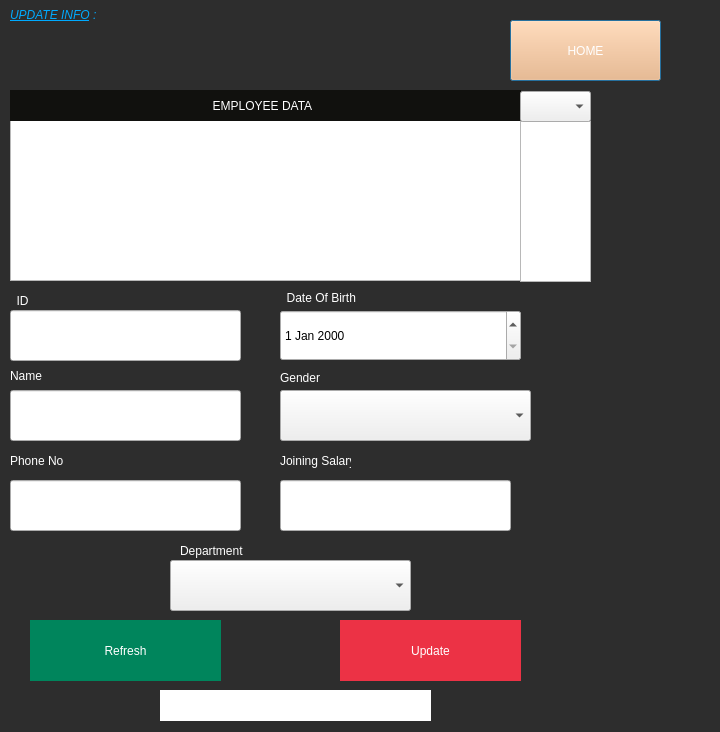
<?xml version="1.0" encoding="UTF-8"?>
<ui version="4.0">
 <class>Update</class>
 <widget class="QDialog" name="Update">
  <property name="geometry">
   <rect>
    <x>0</x>
    <y>0</y>
    <width>720</width>
    <height>732</height>
   </rect>
  </property>
  <property name="minimumSize">
   <size>
    <width>720</width>
    <height>480</height>
   </size>
  </property>
  <property name="windowTitle">
   <string>Dialog</string>
  </property>
  <property name="styleSheet">
   <string notr="true">#Update
{
	background:#2D2D2D;
}

</string>
  </property>
  <widget class="QLabel" name="upconnection">
   <property name="geometry">
    <rect>
     <x>160</x>
     <y>690</y>
     <width>271</width>
     <height>31</height>
    </rect>
   </property>
   <property name="styleSheet">
    <string notr="true">#upconnection
{
	background:white;
	color:black;
	border:none;
	padding-left:6px;
}</string>
   </property>
   <property name="text">
    <string/>
   </property>
  </widget>
  <widget class="QLabel" name="label_10">
   <property name="geometry">
    <rect>
     <x>10</x>
     <y>0</y>
     <width>111</width>
     <height>31</height>
    </rect>
   </property>
   <property name="text">
    <string>&lt;html&gt;&lt;head/&gt;&lt;body&gt;&lt;p&gt;&lt;span style=&quot; font-style:italic; text-decoration: underline; color:#00aaff;&quot;&gt;UPDATE INFO&lt;/span&gt;&lt;span style=&quot; font-style:italic; color:#00aaff;&quot;&gt; : &lt;/span&gt;&lt;/p&gt;&lt;/body&gt;&lt;/html&gt;</string>
   </property>
  </widget>
  <widget class="QPushButton" name="Back">
   <property name="geometry">
    <rect>
     <x>510</x>
     <y>20</y>
     <width>151</width>
     <height>61</height>
    </rect>
   </property>
   <property name="styleSheet">
    <string notr="true">color:white;
background-color: rgb(255, 176, 107);</string>
   </property>
   <property name="text">
    <string>HOME</string>
   </property>
  </widget>
  <widget class="QPushButton" name="UpButton">
   <property name="geometry">
    <rect>
     <x>340</x>
     <y>620</y>
     <width>181</width>
     <height>61</height>
    </rect>
   </property>
   <property name="styleSheet">
    <string notr="true">#UpButton
{
	background:#EC3245;
	border:none;
	color:white;
}

#UpButton:hover
{
	background:#2d2d2d;
	border:2px solid #EC3245;
	color:#EC3245;
}</string>
   </property>
   <property name="text">
    <string>Update</string>
   </property>
  </widget>
  <widget class="QTableView" name="UptableView">
   <property name="geometry">
    <rect>
     <x>10</x>
     <y>120</y>
     <width>511</width>
     <height>161</height>
    </rect>
   </property>
  </widget>
  <widget class="QLineEdit" name="UpName">
   <property name="geometry">
    <rect>
     <x>10</x>
     <y>390</y>
     <width>231</width>
     <height>51</height>
    </rect>
   </property>
  </widget>
  <widget class="QLineEdit" name="Upid">
   <property name="geometry">
    <rect>
     <x>10</x>
     <y>310</y>
     <width>231</width>
     <height>51</height>
    </rect>
   </property>
  </widget>
  <widget class="QComboBox" name="Updep">
   <property name="geometry">
    <rect>
     <x>170</x>
     <y>560</y>
     <width>241</width>
     <height>51</height>
    </rect>
   </property>
  </widget>
  <widget class="QLineEdit" name="UpPhone">
   <property name="geometry">
    <rect>
     <x>10</x>
     <y>480</y>
     <width>231</width>
     <height>51</height>
    </rect>
   </property>
  </widget>
  <widget class="QComboBox" name="Upgen">
   <property name="geometry">
    <rect>
     <x>280</x>
     <y>390</y>
     <width>251</width>
     <height>51</height>
    </rect>
   </property>
  </widget>
  <widget class="QDateEdit" name="dateEdit">
   <property name="geometry">
    <rect>
     <x>280</x>
     <y>310</y>
     <width>241</width>
     <height>51</height>
    </rect>
   </property>
  </widget>
  <widget class="QLineEdit" name="UpSalary">
   <property name="geometry">
    <rect>
     <x>280</x>
     <y>480</y>
     <width>231</width>
     <height>51</height>
    </rect>
   </property>
  </widget>
  <widget class="QLabel" name="label">
   <property name="geometry">
    <rect>
     <x>10</x>
     <y>90</y>
     <width>511</width>
     <height>31</height>
    </rect>
   </property>
   <property name="styleSheet">
    <string notr="true">#label
{
	color:white;
	background:#11110E;
padding-left:10px;
}</string>
   </property>
   <property name="text">
    <string>                                                         EMPLOYEE DATA</string>
   </property>
  </widget>
  <widget class="QLabel" name="label_2">
   <property name="geometry">
    <rect>
     <x>10</x>
     <y>360</y>
     <width>71</width>
     <height>31</height>
    </rect>
   </property>
   <property name="styleSheet">
    <string notr="true">#label_2
{
	color:white;
}</string>
   </property>
   <property name="text">
    <string>Name</string>
   </property>
  </widget>
  <widget class="QLabel" name="label_3">
   <property name="geometry">
    <rect>
     <x>10</x>
     <y>290</y>
     <width>51</width>
     <height>21</height>
    </rect>
   </property>
   <property name="styleSheet">
    <string notr="true">#label_3
{
	color:white;
}</string>
   </property>
   <property name="text">
    <string>  ID</string>
   </property>
  </widget>
  <widget class="QLabel" name="label_4">
   <property name="geometry">
    <rect>
     <x>180</x>
     <y>540</y>
     <width>71</width>
     <height>21</height>
    </rect>
   </property>
   <property name="styleSheet">
    <string notr="true">#label_4
{
	color:white;
}</string>
   </property>
   <property name="text">
    <string>Department</string>
   </property>
  </widget>
  <widget class="QLabel" name="label_5">
   <property name="geometry">
    <rect>
     <x>10</x>
     <y>450</y>
     <width>71</width>
     <height>21</height>
    </rect>
   </property>
   <property name="styleSheet">
    <string notr="true">#label_5
{
	color:white;
}</string>
   </property>
   <property name="text">
    <string>Phone No</string>
   </property>
  </widget>
  <widget class="QLabel" name="label_6">
   <property name="geometry">
    <rect>
     <x>280</x>
     <y>450</y>
     <width>71</width>
     <height>21</height>
    </rect>
   </property>
   <property name="styleSheet">
    <string notr="true">#label_6
{
	color:white;
}</string>
   </property>
   <property name="text">
    <string>Joining Salary</string>
   </property>
  </widget>
  <widget class="QLabel" name="label_7">
   <property name="geometry">
    <rect>
     <x>280</x>
     <y>290</y>
     <width>91</width>
     <height>16</height>
    </rect>
   </property>
   <property name="styleSheet">
    <string notr="true">#label_7
{
	color:white;
}</string>
   </property>
   <property name="text">
    <string>  Date Of Birth</string>
   </property>
  </widget>
  <widget class="QLabel" name="label_8">
   <property name="geometry">
    <rect>
     <x>280</x>
     <y>370</y>
     <width>101</width>
     <height>16</height>
    </rect>
   </property>
   <property name="styleSheet">
    <string notr="true">#label_8
{
	color:white;
}</string>
   </property>
   <property name="text">
    <string>Gender</string>
   </property>
  </widget>
  <widget class="QPushButton" name="Ref">
   <property name="geometry">
    <rect>
     <x>30</x>
     <y>620</y>
     <width>191</width>
     <height>61</height>
    </rect>
   </property>
   <property name="styleSheet">
    <string notr="true">#Ref
{
	background:#00855C;
	border:none;
	color:white;
}

#Ref:hover
{
	background:#2D2D2D;
	border:2px solid #00855C;
	color:#00855C;
}</string>
   </property>
   <property name="text">
    <string>Refresh</string>
   </property>
  </widget>
  <widget class="QLabel" name="label_9">
   <property name="geometry">
    <rect>
     <x>430</x>
     <y>310</y>
     <width>51</width>
     <height>51</height>
    </rect>
   </property>
   <property name="text">
    <string/>
   </property>
   <property name="pixmap">
    <pixmap resource="Images.qrc">:/Assets/cal.png</pixmap>
   </property>
  </widget>
  <widget class="QListView" name="UPlistView">
   <property name="geometry">
    <rect>
     <x>520</x>
     <y>121</y>
     <width>71</width>
     <height>161</height>
    </rect>
   </property>
  </widget>
  <widget class="QComboBox" name="comboBox">
   <property name="geometry">
    <rect>
     <x>520</x>
     <y>91</y>
     <width>71</width>
     <height>31</height>
    </rect>
   </property>
  </widget>
 </widget>
 <resources>
  <include location="Images.qrc"/>
 </resources>
 <connections/>
</ui>
